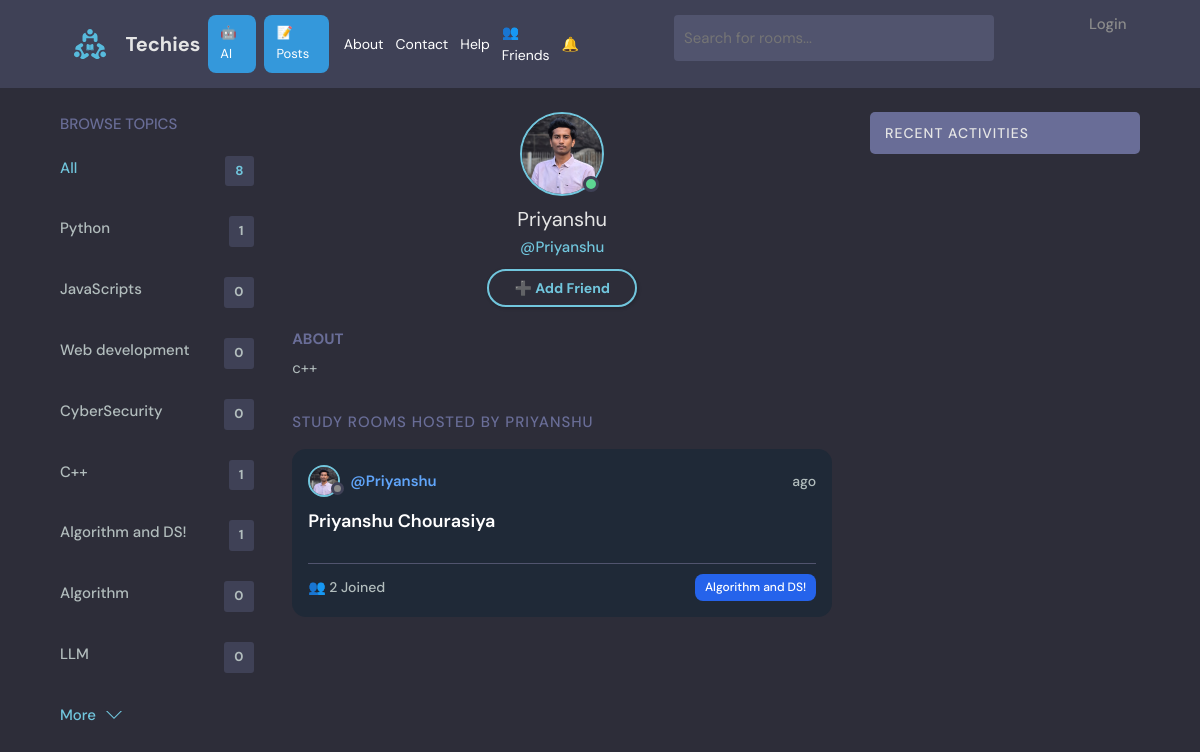
/profile/16/, run on the app's committed database.
### base/models.py (models this page shows, shortened)
class Topic(models.Model):
    name = models.CharField(max_length=200)

class User(AbstractUser):
    name = models.CharField(max_length=200, null=True)
    email = models.EmailField(unique=True, null=True)
    bio = models.TextField(null=True)
    avatar = models.ImageField(null=True, default="avatar.svg")
    friends = models.ManyToManyField("self", blank=True)
    USERNAME_FIELD = 'email'
    REQUIRED_FIELDS = []

class Room(models.Model):
    host = models.ForeignKey(User, on_delete=models.CASCADE, null=True)
    topic = models.ForeignKey(Topic, on_delete=models.SET_NULL, null=True)
    name = models.CharField(max_length=200)
    description = models.TextField(null=True, blank=True)
    participants = models.ManyToManyField(
        User, related_name='participants', blank=True
    )
    update = models.DateTimeField(auto_now=True)
    created = models.DateTimeField(auto_now_add=True)
    class Meta:
        ordering = ['-update', '-created']

### base/views.py (the view)
# urls.py: path('profile/<str:pk>/', views.userProfile, name='user-profile'),
def userProfile(request, pk):
    user = User.objects.get(id=pk)
    rooms = user.room_set.all()
    topics = Topic.objects.all()
    request_sent = False
    if request.user.is_authenticated and request.user != user:
        request_sent = FriendRequest.objects.filter(
            sender=request.user,
            receiver=user
        ).exists()
    return render(request, 'base/profile.html', {
        'user': user,
        'rooms': rooms,
        'topics': topics,
        'request_sent': request_sent
    })

### base/context_processors.py (called while the page is built)
def notification_count(request):
    if request.user.is_authenticated:
        count = FriendRequest.objects.filter(
            receiver=request.user,
            accepted=False
        ).count()
        return {'pending_requests_count': count}
    return {'pending_requests_count': 0}

### base/templates/base/profile.html
{% extends 'main.html' %}
{% block content %}
  <main class="profile-page layout layout--3">
    <div class="container">
      {% include 'base/topics_component.html' %}
      <div class="roomList">
        <div class="profile">
          <div class="profile__avatar">
            <div class="avatar avatar--large active">
              <img src="{{user.avatar.url}}" />
            </div>
          </div>
          <div class="profile__info">
            <h3>{{user.username}}</h3>
            <p>@{{user.username}}</p>
            {% if request.user == user %}
              <a href="{% url 'update-user' %}" class="btn btn--main btn--pill">
                Edit Profile
              </a>
            {% else %}
              <a href="{% url 'add-friend' user.id %}" class="btn btn--main btn--pill">
                ➕ Add Friend
              </a>
            {% endif %}
          </div>
          <div class="profile__about">
            <h3>About</h3>
            <p>
              {{ user.bio|default:"No bio available" }}
            </p>
          </div>
        </div>
        <div class="roomList__header">
          <div>
            <h2>Study Rooms Hosted by {{user.username}}</h2>
          </div>
        </div>
        {% include 'base/feed_component.html' %}
      </div>
      {% include 'base/activites_component.html' %}
    </div>
  </main>
{% endblock content %}

### base/templates/base/topics_component.html
<div class="topics">
    <div class="topics__header">
      <h2>Browse Topics</h2>
    </div>
    <ul class="topics__list">
      <li>
        <a href="{% url 'home' %}" class="active">All <span>{{topics.count}}</span></a>
      </li>
      {% for topic in topics %}
      <li>
        <a href="{% url 'home' %}?q={{topic.name}}">{{topic.name}} <span>{{topic.room_set.all.count}}</span></a>
      </li>
      {% endfor %}
    </ul>
    <a class="btn btn--link" href="{% url 'topics' %}">
      More
      <svg version="1.1" xmlns="http://www.w3.org/2000/svg" width="32" height="32" viewBox="0 0 32 32">
        <title>chevron-down</title>
        <path d="M16 21l-13-13h-3l16 16 16-16h-3l-13 13z"></path>
      </svg>
    </a>
  </div>

### base/templates/base/feed_component.html (shortened to what this page needs)
{% for room in rooms %}
<div class="roomListRoom modern-card">
  <div class="roomListRoom__header modern-header">
    <a href="{% url 'user-profile' room.host.id %}" class="roomListRoom__author">
      <div class="avatar avatar--small">
        <img src="{{room.host.avatar.url}}" />
      </div>
      <span class="username">@{{room.host.username}}</span>
    </a>
    <div class="roomListRoom__actions">
      <span>{{room.updated|timesince}} ago</span>
    </div>
  </div>
  <div class="roomListRoom__content modern-content">
    <a href="{% url 'room' room.id %}">
      {{room.name}}
    </a>
  </div>
  <div class="roomListRoom__meta modern-footer">
    <a href="{% url 'room' room.id %}" class="roomListRoom__joined">
      👥 {{room.participants.count}} Joined
    </a>
    <p class="roomListRoom__topic modern-topic">
      {{room.topic.name}}
    </p>
  </div>
</div>
{% endfor %}

### data on the page
Topic: name "Python", room_set.all.count "1"
Topic: name "JavaScripts", room_set.all.count "0"
Topic: name "Web development", room_set.all.count "0"
Topic: name "CyberSecurity", room_set.all.count "0"
Topic: name "C++", room_set.all.count "1"
Topic: name "Algorithm and DS!", room_set.all.count "1"
Topic: name "Algorithm", room_set.all.count "0"
Topic: name "LLM", room_set.all.count "0"
User: avatar (picture), username "Priyanshu", bio "c++", username "PRIYANSHU"
Room: host.avatar (picture), host.username "Priyanshu", name "Priyanshu Chourasiya", participants.count "2", topic.name "Algorithm and DS!"

### other printed values
{{ topics.count }} "8"
